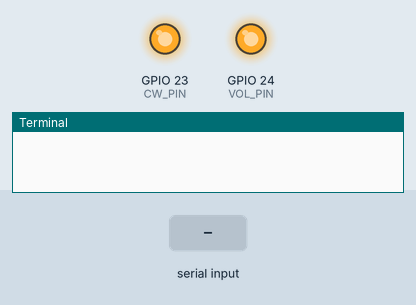
Bench run of a program on a simulated Raspberry Pi (BCM pin numbers). Shown: output pins drawn as LEDs (lit = HIGH), the last lines printed to the terminal. The inputs (shaded band) are chosen by the test bench. At 13.3 s the program stops and its outputs stay as they are.

Above: at 2.1 s.
At 13.2 s:
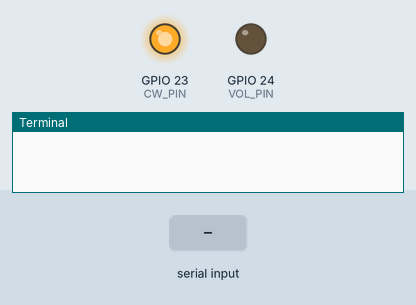
13.3 s: "1" typed at the terminal, then Enter
At 14.5 s:
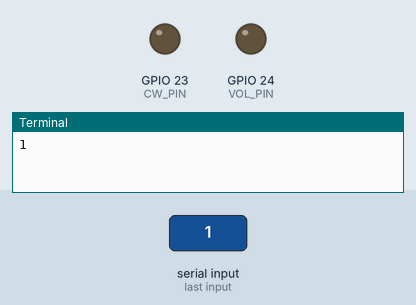
Timing chart, 0 to 14.8 s (numbered marks = the images above; inputs shaded):
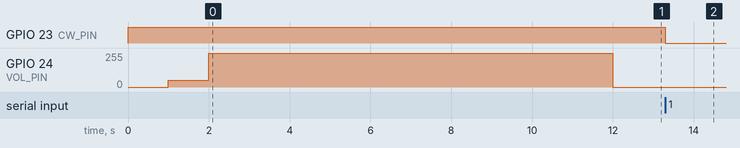

Measured:
- after the input at 13.3 s, GPIO 23 (CW_PIN): HIGH → LOW at once

The program:

bldc_motor.py
```python
import RPi.GPIO as GPIO
import time

GPIO.setmode(GPIO.BCM)

CW_PIN = 23
VOL_PIN = 24

GPIO.setup(CW_PIN, GPIO.OUT)
GPIO.setup(VOL_PIN, GPIO.OUT)

# direction
GPIO.output(CW_PIN, 1)

# speed
p = GPIO.PWM(VOL_PIN, 1000)

p.start(0)
time.sleep(1)

p.start(20)
time.sleep(1)

p.start(100) #duty
time.sleep(10)
p.start(0)

input()
GPIO.cleanup()
```
